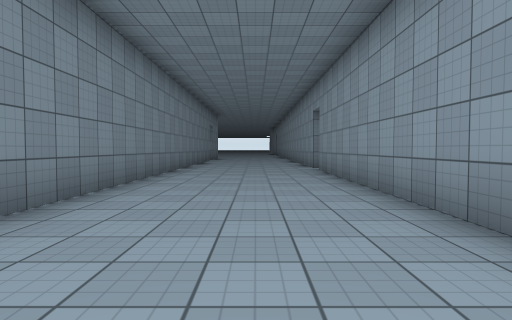
View 1 (above)

24 first-person views from a walk through a Unity game level. The camera is 1.2 m above the floor, tilts 2° down and sees 75° across. The floor is counted in squares, 2 m on a side. Each view is taken from the middle of a square. On the plan, view 1 faces up. The plan holds only what a view shows up to about 10 squares ahead; the rest is blank. The place goes on beyond the plan. Surface patterns are stand-ins for the level's own textures.

View 2
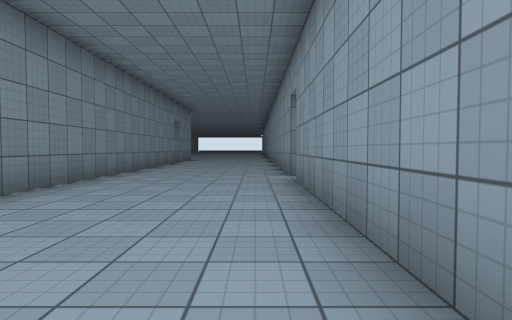

View 3
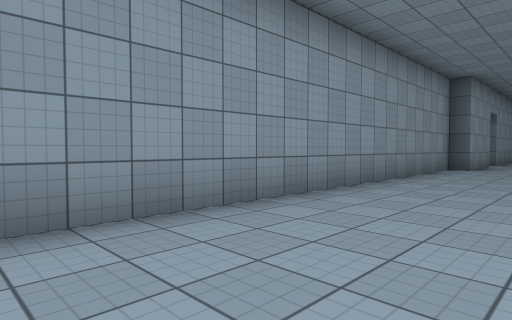

View 4
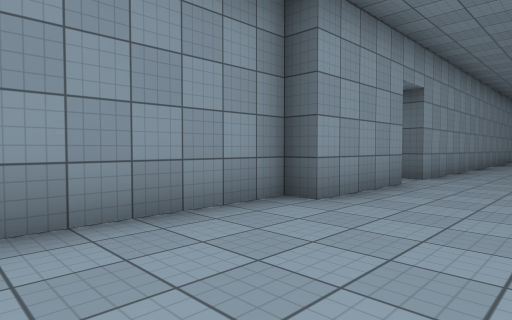

View 5
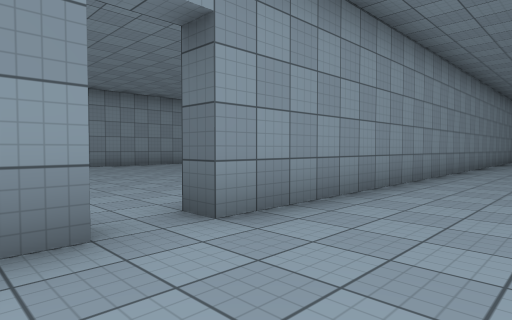

View 6
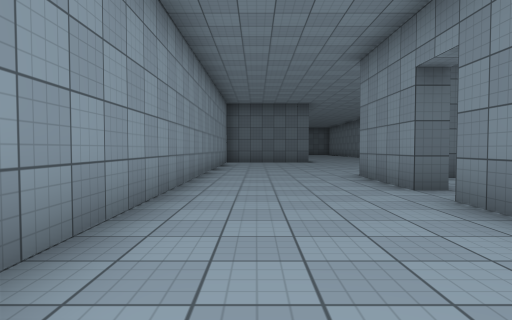

View 7
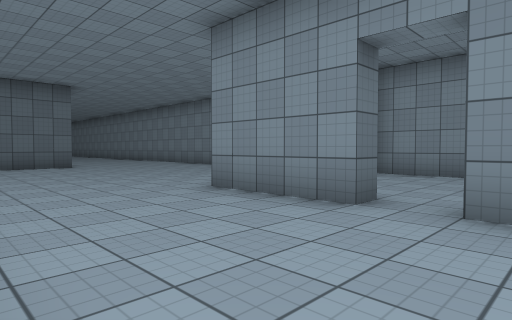

View 8
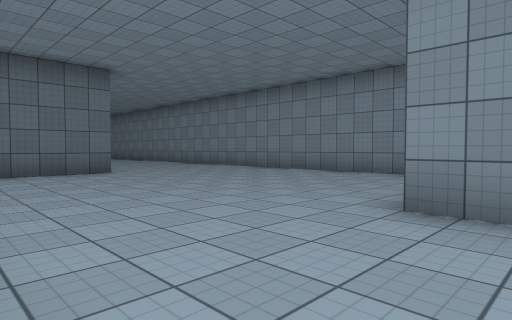

View 9
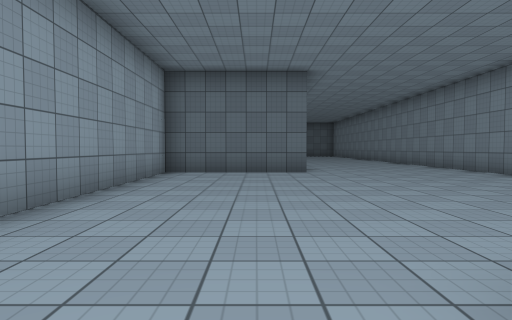

View 10
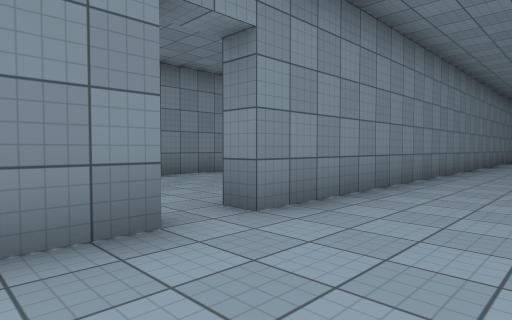

View 11
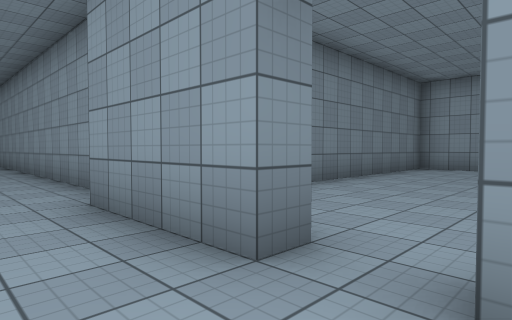

View 12
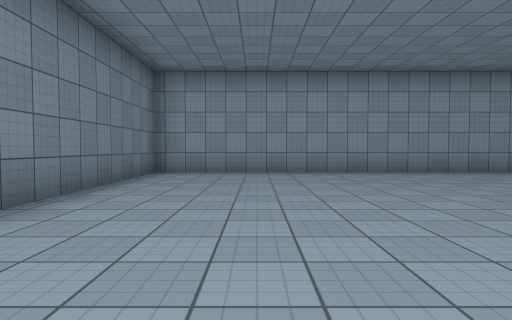

View 13
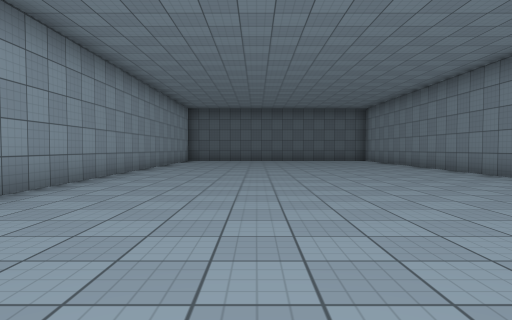

View 14
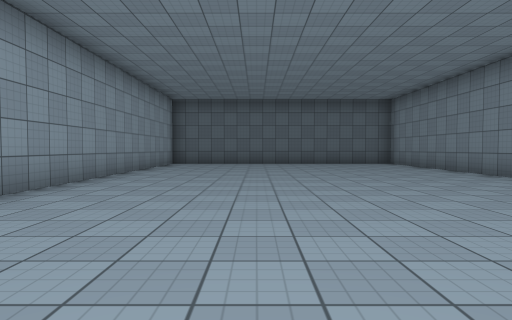

View 15
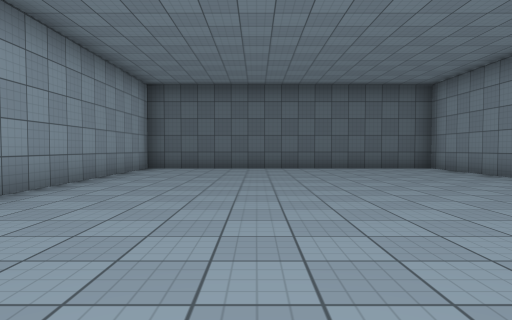

View 16
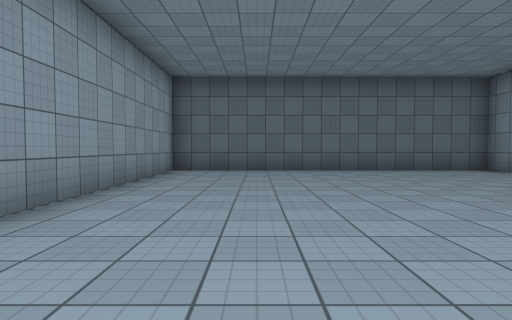

View 17
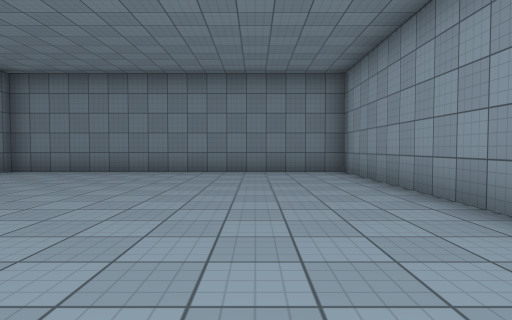

View 18
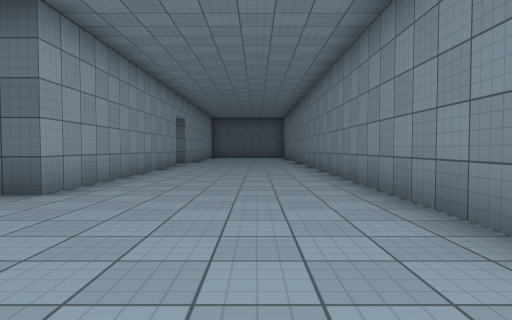

View 19
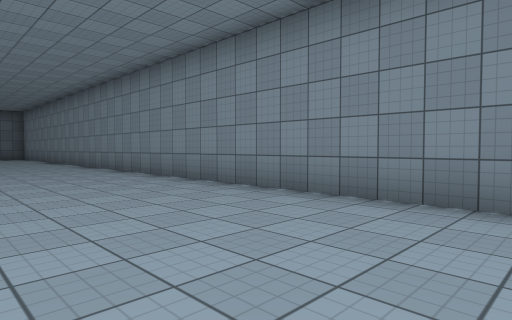

View 20
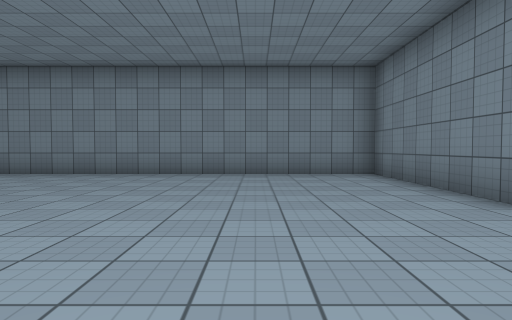

View 21
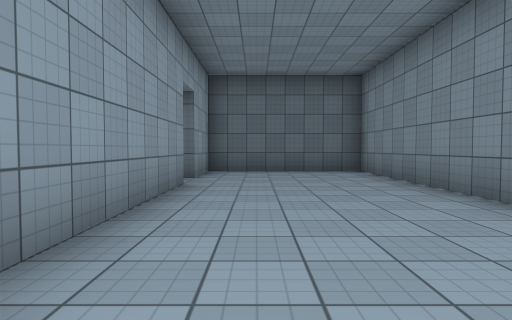

View 22
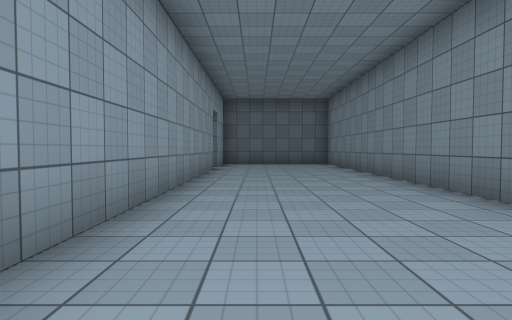

View 23
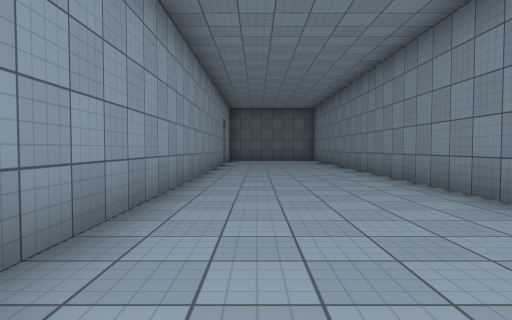

View 24
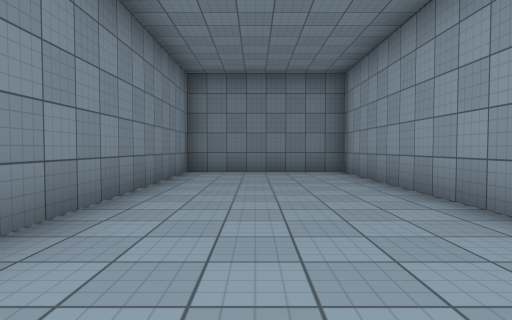

### Floor plan
Points are (right, up) in squares from view 1. A wall is a line through its corners. A room is listed if a view was taken in it or the views show most of it. See-through windows are left out.
Room 1 (views 1, 2, 3, 4, 5, 6, 7, 8, 9, 10, 11, 18, 19, 20)
walls: (-2.2, -15.7) (-2.2, -18.3); (1.8, -8.8) (1.2, -8.8) (1.2, -6.3) (1.7, -6.3) (1.7, 9.3); (-2.5, -18.2) (-6.8, -18.2) (-6.8, -31.5); (-2.2, -5) (-2.2, -14.7); (-2.3, -31.1) (-2.3, -25.2) (1.2, -25.2) (1.2, -9.8) (1.8, -9.8); (1.7, 10.3) (1.7, 13); (-2.2, 13) (-2.2, 2.9)
ways out: opening at (2, -9) to room 2; opening at (-2, -15) to room 3; opening at (2, 10)
Room 2 (views 12, 13, 14, 15, 16, 17)
walls: (1.7, -15.8) (1.7, -25) (10.2, -25) (10.2, -6.5) (1.8, -6.5)
ways out: opening at (2, -9) to room 1
Room 3 (views 21, 22, 23, 24)
walls: (-2.2, -14.7) (-2.8, -14.7) (-2.8, 0.5) (-6.8, 0.5) (-6.8, -17.7) (-2.8, -17.7) (-2.8, -15.7) (-2.2, -15.7)
ways out: opening at (-2, -15) to room 1

Positions as (right, up) in squares from view 1, and headings:
1: (0, 0), facing up
2: (1, 3), facing up
3: (-1, 4), facing down-right
4: (-1, -3), facing down-right
5: (-1, -8), facing down-right
6: (0, -11), facing down
7: (1, -14), facing down-left
8: (1, -17), facing down-left
9: (-1, -17), facing down
10: (0, -17), facing up-left
11: (0, -10), facing up-right
12: (2, -9), facing right
13: (7, -9), facing down
14: (7, -12), facing down
15: (7, -15), facing down
16: (8, -16), facing down
17: (8, -15), facing up
18: (-5, -21), facing down
19: (-3, -21), facing down-left
20: (1, -21), facing left
21: (-4, -9), facing down
22: (-4, -5), facing down
23: (-4, -2), facing down
24: (-5, -8), facing up
